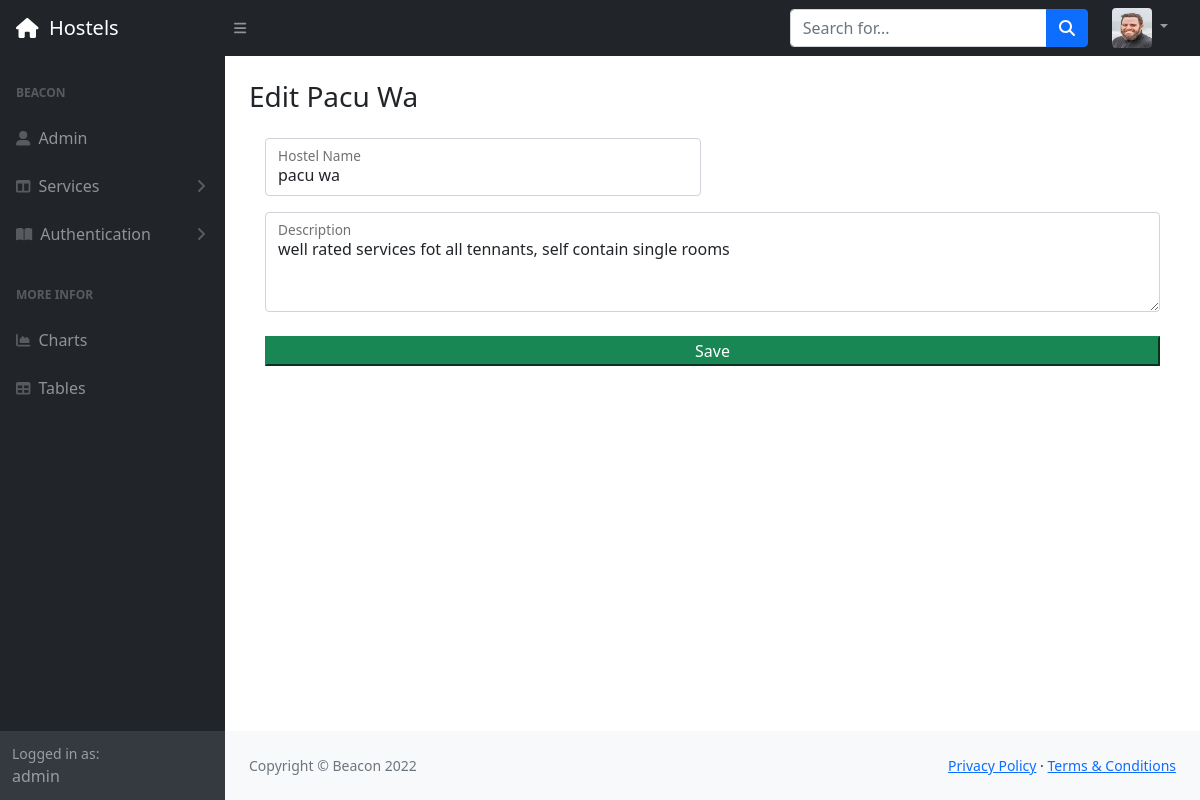
The app's page /admin/update_hostel.php?update=57 (signed in) with its own data.
### tables this page shows
CREATE TABLE `hostel_tbl` (
  `hostel_id` int(11) NOT NULL,
  `hostel_name` varchar(50) NOT NULL,
  `user_id` int(100) NOT NULL,
  `hostel_description` text NOT NULL,
  `hostel_image` text NOT NULL,
  `created_date` timestamp NOT NULL DEFAULT current_timestamp(),
  `status` varchar(20) NOT NULL
);

### admin/update_hostel.php (the view, shortened to what this page needs)
<?php
include('./config/connect.php');
include "../include/navbar.php";
$id = $_GET['update'];
$query = "SELECT hostel_name, hostel_description FROM hostel_tbl WHERE hostel_id = '$id'";
$query_run = mysqli_query($con, $query);
$row = mysqli_fetch_assoc($query_run);
?>
<div id="layoutSidenav_content">
    <link rel="stylesheet" href="../admin/css/style2.css">
    <main>
        <div class="container-fluid px-4">
            <h3 class="mt-4 text-capitalize"> Edit <?php echo $row['hostel_name']; ?></h3>
            <div class="card-body">
            <form method='post'  action="./config/__update_hostel.php">
                    <div class="row mb-3">
                        <div class="col-md-6">
                            <div class="form-floating">
                                <input name='hostelname' class="form-control" id="inputLastName" type="text" value="<?= $row['hostel_name'] ?>" />
                                <label for="inputLastName">Hostel Name</label>
                            </div>
                        </div>
                    </div>
                    <div class="form-floating mb-3">
                        <textarea class="form-control text_area" name= "hostelDescription"rows="10"><?= trim($row['hostel_description'] );?></textarea>
                        <label for="inputEmail">Description</label>
                    </div>
                    <div class="mt-4 mb-0">
                        <div class="d-grid"><button class="btn-success" name='submit_hostel'>Save</button></div>
                    </div>
                </form>
            </div>
        </div>
    </main>
    <?php
    include "../include/footer.php";
    ?>
</div>
</div>
</body>
</html>

### admin/css/style2.css (style rules this page uses)
.text_area { height: 100px!important; }

### records on screen
hostel_tbl: hostel_name "Pacu Wa", hostelname "pacu wa", hostelDescription "well rated services fot all tennants, self contain single rooms"

### other values on screen
$_SESSION['user_name'] "admin"
